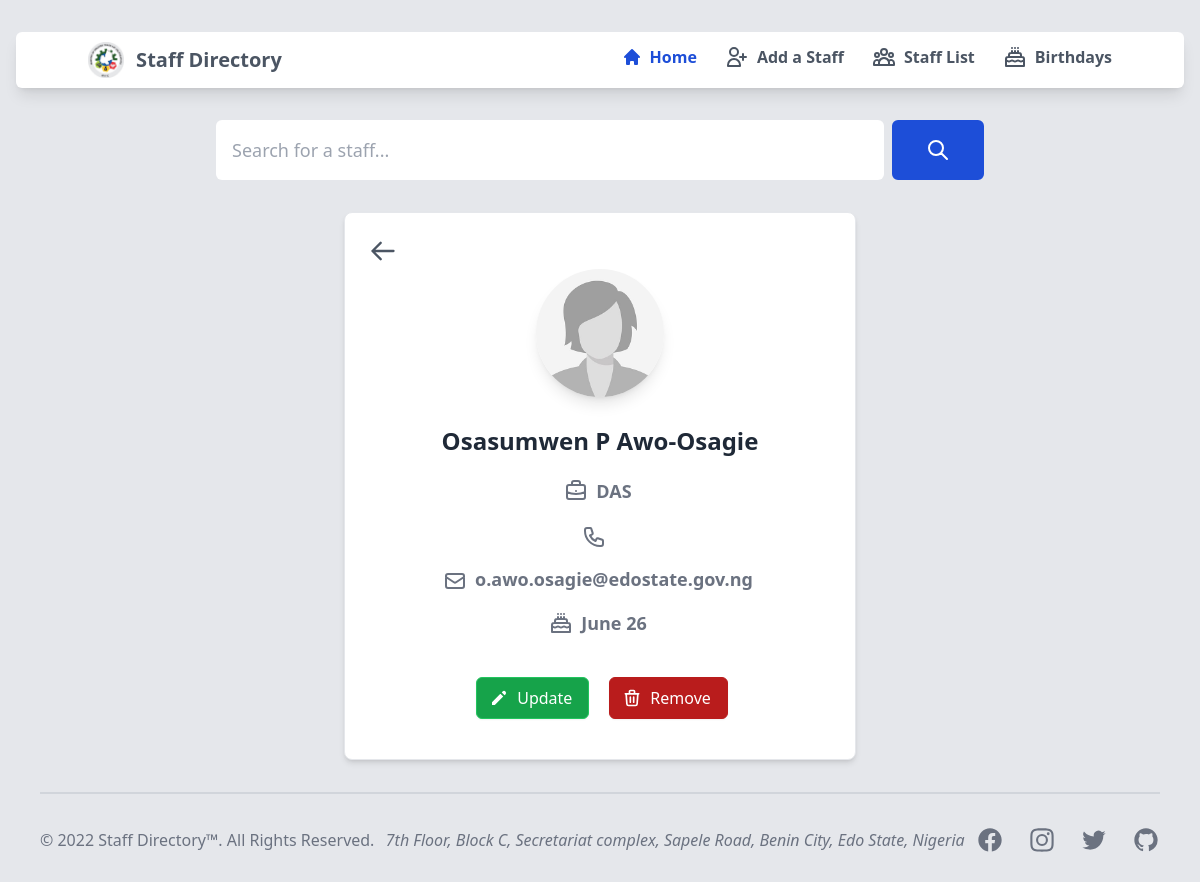
Page /staff/2 on the earlier database version.
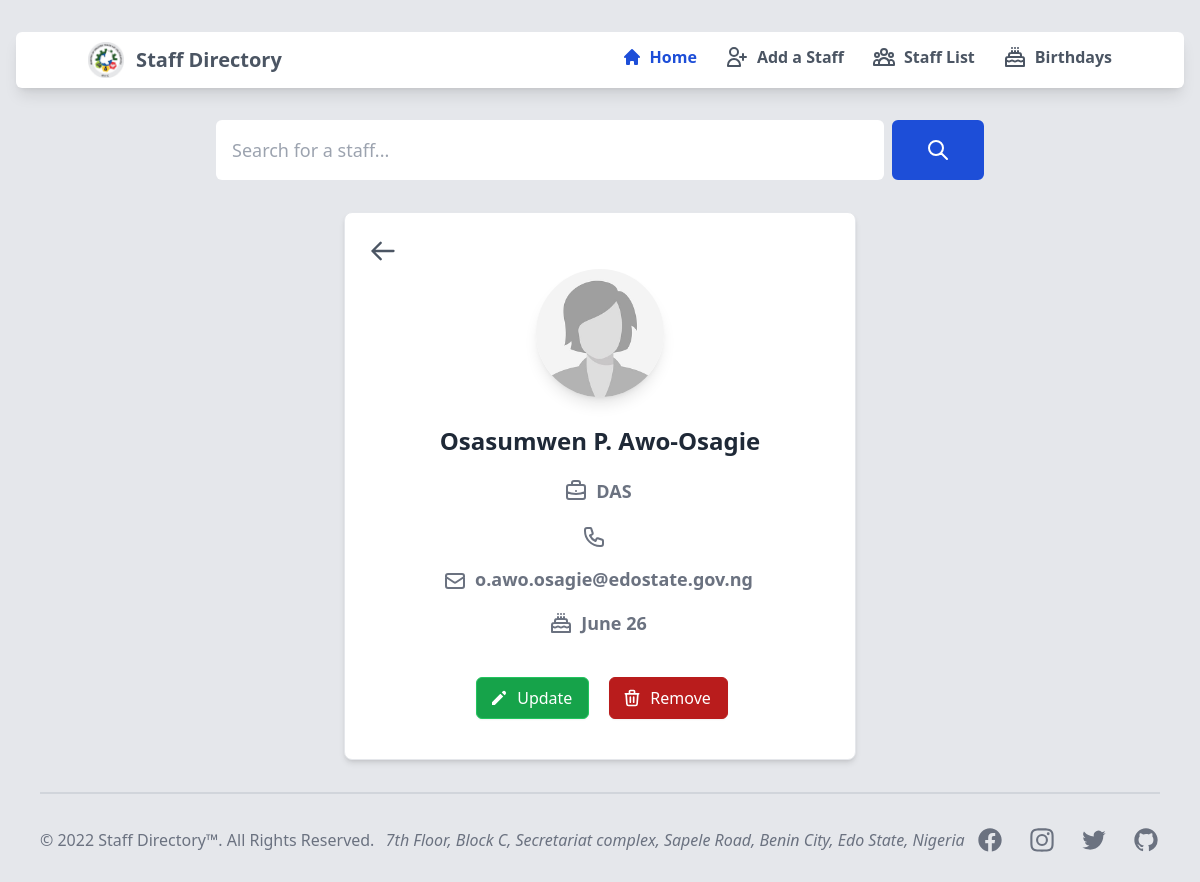
Same page on the later database version.
### sendmail/models.py (models this page shows, shortened)
class staffDetails(models.Model):
    first_name = models.CharField(verbose_name='First Name', max_length=20)
    middle_name = models.CharField(verbose_name='Middle Name', max_length=20, null=True, blank=True)
    last_name = models.CharField(verbose_name='Last Name', max_length=20)
    phone_number = PhoneNumberField(verbose_name='Phone Number', default='1234 567 8900')
    email = models.EmailField(verbose_name='Official Email', max_length = 254)
    position = models.CharField(verbose_name='Position', max_length=50, null=True, blank=True)
    staffimage = models.ImageField(
        verbose_name="Profile Picture",
        upload_to='staffimages',
        default='staffimages/default.jpg',
        null=True,
        blank=True
    )
    MONTHS = (
        (1, 'January'),
        (2, 'February'),
        (3, 'March'),
        (4, 'April'),
        (5, 'May'),
        (6, 'June'),
        (7, 'July'),
        (8, 'August'),
        (9, 'September'),
        (10, 'October'),
        (11, 'November'),
        (12, 'December')
    )
    birth_month = models.IntegerField(
        'Birth Month',
        choices = MONTHS,
        default = 1,
        blank = False)
    birth_day = models.IntegerField(verbose_name='Birth Day', blank=True, null=True)
    class Meta:
        db_table = 'sendmail_staffdetails'
    def birth_month_verbose(self):
        return dict(staffDetails.MONTHS)[self.birth_month]

### sendmail/views.py (the view)
# urls.py: re_path(r'^staff/(?P<pk>\d+)$', views.staffDetailsView.as_view(), name='staffdetails'),
class staffDetailsView(DetailView):
    context_object_name = 'staff'  # your own name for the list as a template variable
    template_name = 'staffdetails.html'
    def get_queryset(self):
        return staffDetails.objects.all().distinct()
    def get_context_data(self, **kwargs):
        context = super(staffDetailsView, self).get_context_data(**kwargs)
        context['title'] = "Staff's Details"
        context['phone_number_default'] = staffDetails._meta.get_field('phone_number').get_default()
        return context

### sendmail/templates/staffdetails.html (shortened to what the changed rows need)
{% extends "base.html" %}
{% load static tailwind_tags %}
{% load static %}
{% load widget_tweaks %}
{% block content %}
    <div class="min-h-full container mt-8 mb-28 md:mt-8 md:mb-32 mx-auto items-center max-w-lg w-full bg-white rounded-lg
                        border border-gray-200 shadow-md dark:bg-gray-800 dark:border-gray-700">
        <div class="flex flex-col items-center pb-10 sm:mt-3 space-y-4">
            <img class="-mt-2 md:-mt-4 mb-3 w-32 h-32 rounded-full shadow-lg" src="{{ staff.staffimage.url }}"
                alt="{{ staff.first_name }} {{ staff.last_name }} image">
            <div>
                <h5 class="mb-1 text-2xl font-extrabold text-gray-800 dark:text-white">
                    {{ staff.first_name }}
                    {% if staff.middle_name %}
                        {{ staff.middle_name }}
                        {% else %}
                            <span></span>
                    {% endif %}
                    {{ staff.last_name }}
                </h5>
            </div>
            <div class="inline-flex items-center justify-center">
                {% if staff.position %}
                    <p class="text-lg font-bold text-gray-500 dark:text-gray-400">{{ staff.position }}</p>
                    {% else %}
                        <span class="-mt-1 text-lg font-bold text-gray-500 dark:text-gray-400"><em>not given</em></span>
                {% endif %}
            </div>
            <div class="inline-flex items-center">
            </div>
            <div class="inline-flex items-center">
                {% if staff.email %}
                    <p class="text-lg font-bold text-gray-500 dark:text-gray-400">{{ staff.email }}</p>
                    {% else %}
                        <span class="text-lg font-bold text-gray-500 dark:text-gray-400"><em>email not given</em></span>
                {% endif %}
            </div>
            <div class="inline-flex items-center">
                {% if staff.birth_day %}
                    <p class="text-lg font-bold text-gray-500 dark:text-gray-400">{{ staff.birth_month_verbose }} {{ staff.birth_day }}</p>
                    {% else %}
                        <span class="text-lg font-bold text-gray-500 dark:text-gray-400"><em>birthday</em></span>
                {% endif %}
            </div>
            <br>
            <div class="flex mt-4 space-x-3 lg:mt-6">
                <a href="{% url 'updatestaff' staff.id %}">
                </a>
                <a>
                </a>
            </div>
        </div>
    </div>
{% endblock %}

Differences in the rows shown:
changed staffDetails "Osasumwen": middle_name "P" → "P."
